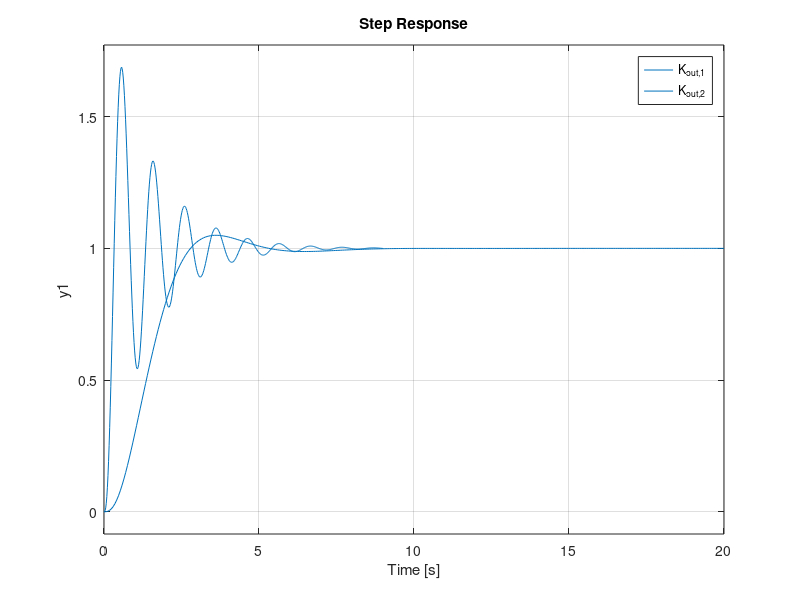

Source code (MATLAB): (Note: this script raises an error after producing the figure.)
%% Lead Compensator
G_CF = tf(9.81, [1 2/3 0 0]);

K = tf([40/6000 1/6000], [2 1]);

margin(G_CF)

margin(K*G_CF)

step(feedback(K*G_CF,1))

%% Cascade Control
g_theta = tf(1,[1 0]);
tf_theta = feedback(5*g_theta,1);

G_no_theta = tf(9.81, [1 2/3 0]);

G_out = tf_theta * G_no_theta;

% Crossover @>=4rad/s
K1 = tf([1 1],[1*(7-4*sqrt(3)) 1]);
% bode(K1*G_out);
% step(feedback(K1*G_out,1));
% stepinfo(feedback(K1*G_out,1));


% Phase margin >= 60 degree
K2 = tf([sqrt(3)/20 1/20],[1/3*sqrt(3) 1]);
% bode(K2*G_out);
% step(feedback(K2*G_out,1));
% stepinfo(feedback(K1*G_out,1));
margin(K1*G_out)
hold on
margin(K2*G_out)
hold off
title("Phase Margin_1=14.2^{\circ}, w_{c1}=5.89rad/s       Phase Margin_2=62.9^{\circ}, w_{c2}=0.729rad/s")

step(feedback(K1*G_out,1));
hold on
step(feedback(K2*G_out,1));
legend('K_{out,1}','K_{out,2}')

stepinfo(feedback(K*G_CF,1))
stepinfo(feedback(K1*G_out,1))
stepinfo(feedback(K2*G_out,1))


%% Model Mismatch
% Max delay
[Gm1,Pm1,Wcg1,Wcp1] = margin(K1*G_out);
max_time_delay1 = deg2rad(Pm1)/Wcp1;

[Gm2,Pm2,Wcg2,Wcp2] = margin(K2*G_out);
max_time_delay2 = deg2rad(Pm2)/Wcp2;

% Step response with delay
tf_delay = tf(1,1,'InputDelay',0.2);
step(feedback((K1*G_out),tf_delay),10)
ylim([-5,5])
hold on

step(feedback((K2*G_out),tf_delay),10)
ylim([-5,5])
hold off
title("Step response with delay")
legend('K_{out,1}','K_{out,2}')

%S error
syms x
S1_num = sym2poly(49.05*((7-4*sqrt(3))*x+1));
S1_den = sym2poly(x*((7-4*sqrt(3))*x+1)*(x+2/3)*(x+5) +49.05*(x+1));
S1 = tf(S1_num, S1_den);

S2_num = sym2poly(49.05*(sqrt(3)/3*x+1));
S2_den = sym2poly(x*(sqrt(3)/3*x+1)*(x+2/3)*(x+5)+(49.05/20)*(sqrt(3)*x+1));
S2 = tf(S2_num, S2_den);

%Step response with error
T1 = feedback(K1*G_out,1);
tf_error_1 = T1 - pi/180*S1;

T2 = feedback(K2*G_out,1);
tf_error_2 = T2 - pi/180*S2;

% Lag Compensator
K_lag = tf([400 40],[400 1]);

S_lag_num = sym2poly(49.05*(sqrt(3)/3*x+1)*(400*x+1));
S_lag_den = sym2poly((sqrt(3)/3*x+1)*(400*x+1)*x*(x+2/3)*(x+5)+(49.05/20)*(40)*(sqrt(3)*x+1)*(10*x+1));
S_lag = tf(S_lag_num, S_lag_den);

T_lag = feedback(K_lag*K2*G_out,1);
tf_error_lag = T_lag - pi/180*S_lag;

step(tf_error_1,30)
hold on
step(tf_error_2,30)
hold on
step(tf_error_lag,30)
title("Step Response with measurement error")
legend('K_{out,1}','K_{out,2}','K_{lag}*K_{out,2}')
hold off

margin(K_lag*K2*G_out)
